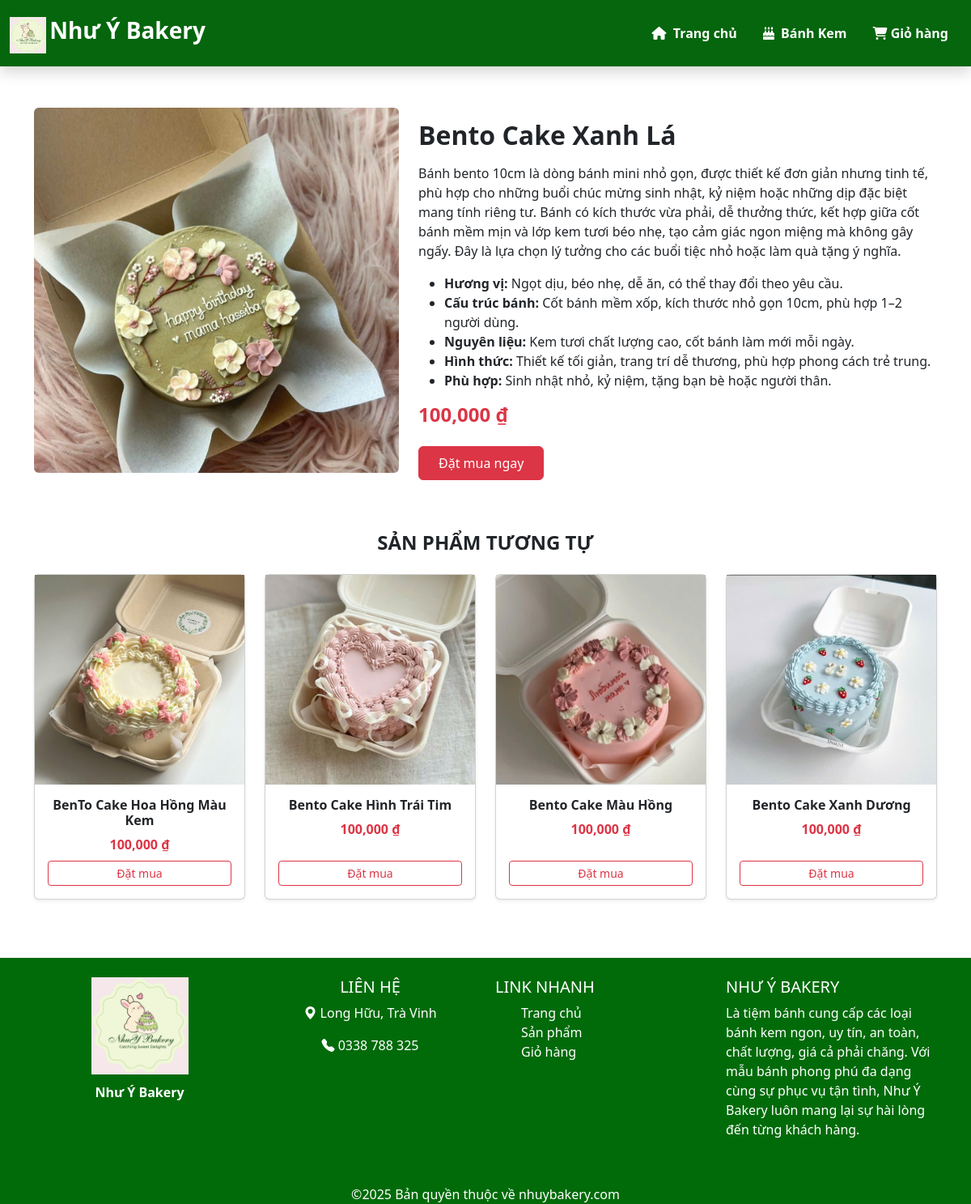
Screenshot of /src/BanhKem/page/chitietsp.php?id=30 with the database file from the repository.
### tables this page shows
CREATE TABLE `san_pham` (
  `MaBanh` int(11) NOT NULL,
  `TenBanh` varchar(255) NOT NULL,
  `MoTa` text DEFAULT NULL,
  `GiaBanh` decimal(15,2) DEFAULT NULL,
  `DuongDanAnh` varchar(255) DEFAULT NULL,
  `MaDM` int(11) DEFAULT NULL,
  `NoiBat` tinyint(1) DEFAULT 0
);

### src/BanhKem/page/chitietsp.php (the view, shortened to what this page needs)
<?php
include "../config/connect.php";
$id = (int)$_GET['id'];
$sql = "SELECT * FROM san_pham WHERE MaBanh = $id";
$result = mysqli_query($mysqli, $sql);
$sp = mysqli_fetch_assoc($result);
$MaDM = $sp['MaDM'];
$sql_lienquan = "SELECT * FROM san_pham
                 WHERE MaDM = $MaDM
                 AND MaBanh != $id
                 LIMIT 4";
$query_lienquan = mysqli_query($mysqli, $sql_lienquan);
?>
<!DOCTYPE html>
<html lang="vi">
<head>
    <link href="https://cdn.jsdelivr.net/npm/bootstrap@5.3.0/dist/css/bootstrap.min.css" rel="stylesheet">
    <link rel="stylesheet" href="../style/style.css">
    <link href="https://cdn.jsdelivr.net/npm/bootstrap-icons/font/bootstrap-icons.css" rel="stylesheet">
</head>
<body>
<?php include 'header.php'; ?>
<div class="container py-5">
    <div class="row align-items-center">
        <div class="col-md-5 mb-4">
            <div class="product-image-box text-center">
                <img src="../anhbanhkem/<?= $sp['DuongDanAnh']; ?>"
                     alt="<?= $sp['TenBanh']; ?>"
                     class="img-fluid rounded">
            </div>
        </div>
        <div class="col-md-7">
            <h2 class="fw-bold mb-3"><?= $sp['TenBanh']; ?></h2>
            <p class="text-muted">
                <?= $sp['MoTa']; ?>
            </p>
            <h4 class="text-danger fw-bold mb-4">
                <?= number_format($sp['GiaBanh']); ?> ₫
            </h4>
            <a href="themvaogio.php?id=<?= $sp['MaBanh']; ?>"
               class="btn btn-danger px-4 py-2">
                Đặt mua ngay
            </a>
        </div>
    </div>
</div>
<div class="container mb-5">
    <h4 class="mb-4 text-center fw-bold">SẢN PHẨM TƯƠNG TỰ</h4>
    <div class="row">
        <?php while ($row = mysqli_fetch_assoc($query_lienquan)) { ?>
            <div class="col-md-3 col-6 mb-4">
                <div class="card h-100 shadow-sm">
                    <a href="chitietsp.php?id=<?= $row['MaBanh']; ?>">
                        <div class="related-image-box">
                            <img src="../anhbanhkem/<?= $row['DuongDanAnh']; ?>"
                                 alt="<?= $row['TenBanh']; ?>"
                                 class="img-fluid">
                        </div>
                    </a>
                    <div class="card-body text-center d-flex flex-column">
                        <a href="chitietsp.php?id=<?= $row['MaBanh']; ?>"
                           class="text-decoration-none text-dark">
                            <h6 class="card-title fw-bold">
                                <?= $row['TenBanh']; ?>
                            </h6>
                        </a>
                        <p class="text-danger fw-bold mb-2">
                            <?= number_format($row['GiaBanh']); ?> ₫
                        </p>
                        <a href="themvaogio.php?id=<?= $row['MaBanh']; ?>"
                           class="btn btn-sm btn-outline-danger mt-auto">
                            Đặt mua
                        </a>
                    </div>
                </div>
            </div>
        <?php } ?>
    </div>
</div>
<?php include 'footer.php'; ?>
</body>
</html>

### src/BanhKem/page/header.php (shortened to what this page needs)
<header>
  <div class="container-fluid shadow">
    <div class="row d-flex align-items-center justify-content-between py-3">
        <div class="col-12 col-lg-5 text-center text-lg-start">
          <img src="../anhbanhkem/logoo.jpg" alt="Logo" style="height: 45px; display: inline-block"/>
          <a class="navbar-brand fs-3 text-white fw-bold" href="index.php">Như Ý Bakery</a>
        </div>
        <div class="col-12 col-lg-7">
          <ul class="nav justify-content-lg-end justify-content-center">
            <li class="nav-item">
              <a class="nav-link text-white fw-bold" href="index.php?quanly=trangchu&id=1">
              <i class="fa-solid fa-house me-1"></i>
                Trang chủ</a>
            </li>
            <li class="nav-item">
              <a class="nav-link text-white fw-bold" href="product.php">
              <i class="fa-solid fa-cake-candles me-1"></i>
              Bánh Kem</a>
            </li>
            <li class="nav-item">
              <a class="nav-link text-white fw-bold" href="giohang.php">
                <i class="fa-solid fa-cart-shopping" style="color: #fffbfb"></i>
                Giỏ hàng
              </a>
            </li>
          </ul>
        </div>
    </div>
  </div>
</header>

### src/BanhKem/page/footer.php
<footer class="footer mt-5">
    <div class="container">
        <div class="row py-4 align-items-start">
            <div class="col-md-3 mb-3 text-center">
                <img src="../anhbanhkem/logoo.jpg" alt="Như Ý Bakery" class="footer-logo">
                <p class="footer-logo-text fw-bold">Như Ý Bakery</p>
            </div>
            <div class="col-md-3 mb-3 text-center">
                <h5 class="footer-title">LIÊN HỆ</h5>
                <p><i class="bi bi-geo-alt-fill"></i> Long Hữu, Trà Vinh</p>
                <p><i class="bi bi-telephone-fill"></i> 0338 788 325</p>
            </div>
            <div class="col-md-3 mb-3">
                <h5 class="footer-title">LINK NHANH</h5>
                <ul class="footer-list">
                    <li><a href="index.php">Trang chủ</a></li>
                    <li><a href="product.php">Sản phẩm</a></li>
                    <li><a href="giohang.php">Giỏ hàng</a></li>
                </ul>
            </div>
            <div class="col-md-3 mb-3">
                <h5 class="footer-title">NHƯ Ý BAKERY</h5>
                <p>
                    Là tiệm bánh cung cấp các loại bánh kem ngon, uy tín, an toàn, chất lượng,
                    giá cả phải chăng. Với mẫu bánh phong phú đa dạng cùng sự phục vụ tận tình,
                    Như Ý Bakery luôn mang lại sự hài lòng đến từng khách hàng.
                </p>
            </div>
        </div>
    </div>
    <div class="footer-bottom text-center">
        ©2025 Bản quyền thuộc về <span>nhuybakery.com</span>
    </div>
</footer>

### src/BanhKem/style/style.css (style rules this page uses)
header { position: fixed; top: 0; left: 0; width: 100%; z-index: 999; }
header .container-fluid { background-color: rgb(5, 102, 13); }
body { padding-top: 85px; }
.card-body { flex: 1; }
.footer { background-color: rgb(1, 107, 10); color: white; }
.footer a { text-decoration: none; color: #fff; }
.footer-list { list-style: none; }
.footer-logo { max-width: 120px; margin-bottom: 10px; }
.product-image-box { width: 100%; aspect-ratio: 1 / 1; overflow: hidden; }
.product-image-box img { width: 100%; height: 100%; object-fit: cover; }
.related-image-box { width: 100%; aspect-ratio: 1 / 1; overflow: hidden; }
.related-image-box img { width: 100%; height: 100%; object-fit: cover; }

### rows the page displays
san_pham: DuongDanAnh (picture), TenBanh "Bento Cake Xanh Lá", MoTa "Bánh bento 10cm là dòng bánh mini nhỏ gọn, được thiết kế đơn giản nhưng tinh tế, phù hợp cho những buổi chúc mừng sinh nhật, kỷ niệm hoặc những dịp đặc biệt mang tính riêng tư. Bánh có kích thước vừa phải, dễ thưởng thức, kết hợp giữa cốt bánh mềm mịn và lớp kem tươi béo nhẹ, tạo cảm giác ngon miệng mà không gây ngấy. Đây là lựa chọn lý tưởng cho các buổi tiệc nhỏ hoặc làm quà tặng ý nghĩa. Hương vị: Ngọt dịu, béo nhẹ, dễ ăn, có thể thay đổi theo yêu cầu. Cấu trúc bánh: Cốt bánh mềm xốp, kích thước nhỏ gọn 10cm, phù hợp 1–2 người dùng. Nguyên liệu: Kem tươi chất lượng cao, cốt bánh làm mới mỗi ngày. Hình thức: Thiết kế tối giản, trang trí dễ thương, phù hợp phong cách trẻ trung. Phù hợp:…", GiaBanh "100,000"
san_pham: DuongDanAnh (picture), TenBanh "BenTo Cake Hoa Hồng Màu Kem", GiaBanh "100,000"
san_pham: DuongDanAnh (picture), TenBanh "Bento Cake Hình Trái Tim", GiaBanh "100,000"
san_pham: DuongDanAnh (picture), TenBanh "Bento Cake Màu Hồng", GiaBanh "100,000"
san_pham: DuongDanAnh (picture), TenBanh "Bento Cake Xanh Dương", GiaBanh "100,000"
